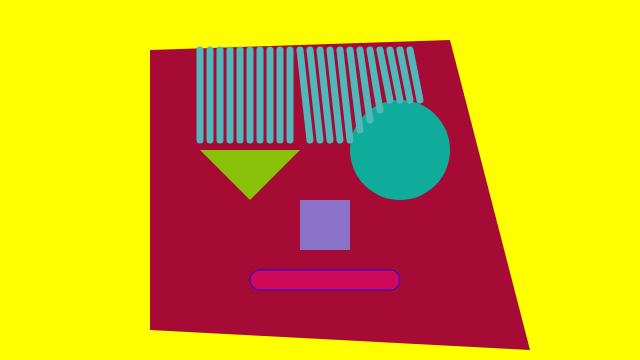
Frame 1 (no input)
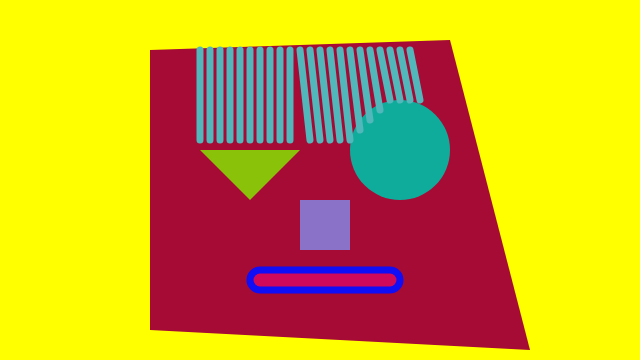
Frame 60 (no input)
Frame 120 (the mouse pressed at the canvas centre since frame 60): identical to frame 60, image omitted

The p5.js sketch that drew these frames (run headless with seeded random() and noise() and a simulated clock; from frame 60 on, the mouse is pressed at the canvas centre):

// p5.js sketch
// ── sketch.js
/* 
   self portrait v1
   by tonisha dass
*/

function setup() {
	createCanvas(640, 360);
}

function draw() {
	background ('yellow');


   //face
   noStroke();
   fill(166,11,53); //red
   quad(150,50,450,40,530,350,150,330);
   

   //eyes
   fill(138,194,10); //green
   triangle(200,150, 300, 150, 250, 200); //left
   fill(16,172,155); //blue
   circle(400,150,100) //right

    //nose
    fill(139,114,201); //mauve
    square(300,200,50) 


    // mouth
    fill(208,9,90); //pink
    stroke(17,13,245); //purple
	rect(250, 270, 150, 20, 10);

    //hair
    stroke(81,183,186); //blue
    strokeWeight(7);
    line(200,50,200,140);
    line(210,50,210,140);
    line(220,50,220,140);
    line(230,50,230,140);
    line(240,50,240,140);
    line(250,50,250,140);
    line(260,50,260,140);
    line(270,50,270,140);
    line(280,50,280,140);
    line(290,50,290,140);
    line(300,50,310,140);
    line(310,50,320,140);
    line(320,50,330,140);
    line(330,50,340,140);
    line(340,50,350,140);
    line(350,50,360,130);
    line(360,50,370,120);
    line(370,50,380,110);
    line(380,50,390,100);
    line(390,50,400,100);
    line(400,50,410,100);
    line(410,50,420,100);

     
}
// ── style.css
/* our comment goes in between */

/* generic selectors */

body {
	background-color:grey;
	color:Black; /* text Color */
	font-family:verdana, monospace;
}

ul{
	margin:0;
	padding:0;
}

li{
	list-style: none;
}

a{
	color:purple;
	transition: color 200ms;
}

/* pseudo selector - user interacts*/
a:hover {
	color:green;
}

img {
	width: 100%;
}

/* id and lass selector */

#container, main {
	min-width:320px;
	max-width: 960px;
	margin:0 auto;
}

#header {
	display: flex;
	justify-content: space-between;
	align-items:baseline;
}

/* nested selector */
#header ul {
	display:flex;
}

#header li {
	margin-left:1em;
}

#header a {
	font-size:1.5em;
}

#portfolio {
	display: grid;
	grid-template-columns: 1fr 1fr 1fr;
	grid-gap: 1em;
}

.project {
	border:2px solid green;
	padding: 1em;
	background-color:transparent;
	transition:background-color 200ms ease-in;
}

.project:hover {
	background-color:white;
}

.project a{
	font-size:1.25em;
}

/* about */

#portrait {
	width:200px;
	float: right;
}

#about p {
	font-size:2em;
}
